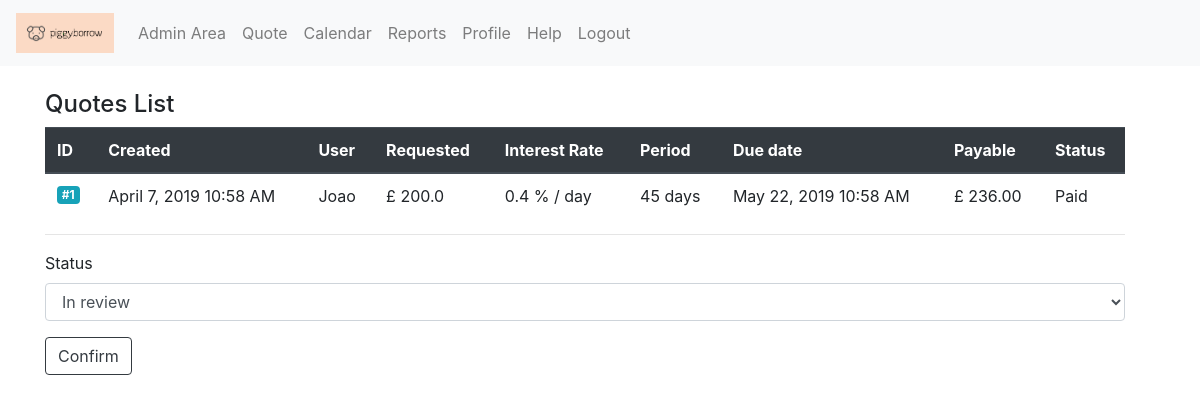
Page /admin/quote/1 (signed in) on the committed database.
### myModels.py (models this page shows, shortened)
class Quote(db.Model):
  __tablename__ = "quote"
  id = db.Column(db.Integer, primary_key=True)
  creation_timestamp = db.Column(db.DateTime(), default=datetime.now())
  user_id = db.Column(db.Integer, db.ForeignKey('user.id'), nullable=False)
  amount_requested = db.Column(db.Float())
  duration_in_days = db.Column(db.Integer())
  rate_id = db.Column(db.Integer, db.ForeignKey('rate.id'), nullable=False)
  payments = db.relationship('Payment', backref='quote', lazy=True)
  status_id = db.Column(db.Integer, db.ForeignKey('status.id'), nullable=False)
  change_log = db.relationship('ChangeLog', backref='quote', lazy=True)
  def get_status(self):
    return Status.query.get(self.status_id)
  def get_due_date(self):
    return self.creation_timestamp + timedelta(days=self.duration_in_days)
  def get_rate(self):
    return Rate.query.get(self.rate_id)
  def get_interest_amount(self):
    rate = self.get_rate().value
    return round(self.amount_requested * self.duration_in_days * rate * 0.01, 2)
  def get_total_payable(self):
    return round(self.amount_requested + self.get_interest_amount(), 2)
  def get_user(self):
    return User.query.get(self.user_id)
  def is_active(self):
    return self.get_status().name in ['In review', 'Approved', 'Monies Released', 'Quote sent']

class User(db.Model, UserMixin):
  __tablename__ = "user"
  id = db.Column(db.Integer, primary_key=True)
  creation_timestamp = db.Column(db.DateTime(), default=datetime.now())
  name = db.Column(db.String(30), nullable=False)
  surname = db.Column(db.String(30) ,nullable=False)
  address = db.Column(db.String(20), nullable=False)
  postcode = db.Column(db.String(20), nullable=False)
  email = db.Column(db.String(20), unique=True, nullable=False)
  password = db.Column(db.String(85), nullable=False)
  quotes = db.relationship('Quote', backref='user', lazy=True)
  verified_user = db.Column(db.Boolean, default=False)
  is_admin = db.Column(db.Boolean, default=False)
  rates = db.relationship('Rate', backref='user', lazy=True)
  payments = db.relationship('Payment', backref='user', lazy=True)
  messages = db.relationship('Message', backref='user', lazy=True)
  def can_borrow(self):
    for quote in self.quotes:
      if quote.is_active():
        return False
    return True

class Rate(db.Model):
  __tablename__ = "rate"
  id = db.Column(db.Integer, primary_key=True)
  user_id = db.Column(db.Integer, db.ForeignKey('user.id'), nullable=False)
  creation_timestamp = db.Column(db.DateTime(), default=datetime.now())
  start_date = db.Column(db.DateTime())
  end_date = db.Column(db.DateTime())
  value = db.Column(db.Float)
  quotes = db.relationship('Quote', backref='rate', lazy=True)

class Status(db.Model):
  id = db.Column(db.Integer, primary_key=True)
  name = db.Column(db.String(30), nullable=False)
  quotes = db.relationship('Quote', backref='status', lazy=True)

### app.py (the view, shortened to what this page needs)
@app.route('/admin/quote/<quote_id>', methods=['GET', 'POST'])
@login_required
def admin_quote(quote_id):
  if not current_user.is_admin:
    flash('This is a protected route for our admins. This attempt has been recorded.', 'info')
    return redirect(url_for('login'))
  quote_id = escape(quote_id)
  quote = Quote.query.get(quote_id)
  if not quote:
    flash('That quote id is not valid.','danger')
    return redirect(url_for('admin_quotes'))
  form = ChangeQuoteStatus()
  form.new_status.choices = [(i.id, i.name) for i in Status.query.all()]
  return render_template('protected/admin/admin_quote.html', quote=quote, form=form)

### myForms.py
class ChangeQuoteStatus(FlaskForm):
	new_status = SelectField('Status', coerce=int)

### app.py (called while the page is built)
@login_manager.user_loader
def load_user(user_id):
  return User.query.get(int(user_id))

### templates/protected/admin/admin_quote.html (shortened to what this page needs)
{% extends "layout.html" %}
{% import "bootstrap/wtf.html" as wtf %}
{% block body %}
<div class="container">
  <div class="row">
    <div class="col">
      <h4>Quotes List</h4>
      <table class="table">
        <thead class="thead-dark">
          <tr>
            <th>ID</th>
            <th>Created</th>
            <th>User</th>
            <th>Requested</th>
            <th>Interest Rate</th>
            <th>Period</th>
            <th>Due date</th>
            <th>Payable</th>
            <th>Status</th>
          </tr>
        </thead>
        <tbody>
          <tr>
            <td><a href="{{ url_for('admin_quote',quote_id=quote.id) }}"><span class="badge badge-info">#{{ quote.id }}</span></a></td>
            <td>{{ moment(quote.creation_timestamp).format('LLL') }}</td>
            <td>{{ quote.get_user().name }}</td>
            <td>£ {{ quote.amount_requested }}</td>
            <td>{{ quote.get_rate().value }} % / day</td>
            <td>{{ quote.duration_in_days }} days</td>
            <td>{{ moment(quote.get_due_date()).format('LLL') }}</td>
            <td>£ {{ "{:0.2f}".format(quote.get_total_payable()) }}</td>
            <td>{{ quote.get_status().name }}</td>
          </tr>
        </tbody>
      </table>
      <hr>
      <form action="{{ url_for('admin_quote', quote_id=quote.id) }}" method="POST">
        {{ wtf.form_field(form.new_status)}}
        <input class="btn btn-outline-dark" type="submit" value="Confirm">
      </form>
    </div>
  </div>
</div>
{% endblock %}

### static/css/style.css (style rules this page uses)
.row { width: 100% !important; }

### rows in the picture
Quote: id "1", creation_timestamp "April 7, 2019 10:58 AM", amount_requested "200.0", duration_in_days "45", creation_timestamp+duration_in_days "May 22, 2019 10:58 AM", get_total_payable "236.00"
User: get_user "Joao"
Rate: get_rate "0.4"
Status: get_status "Paid"
